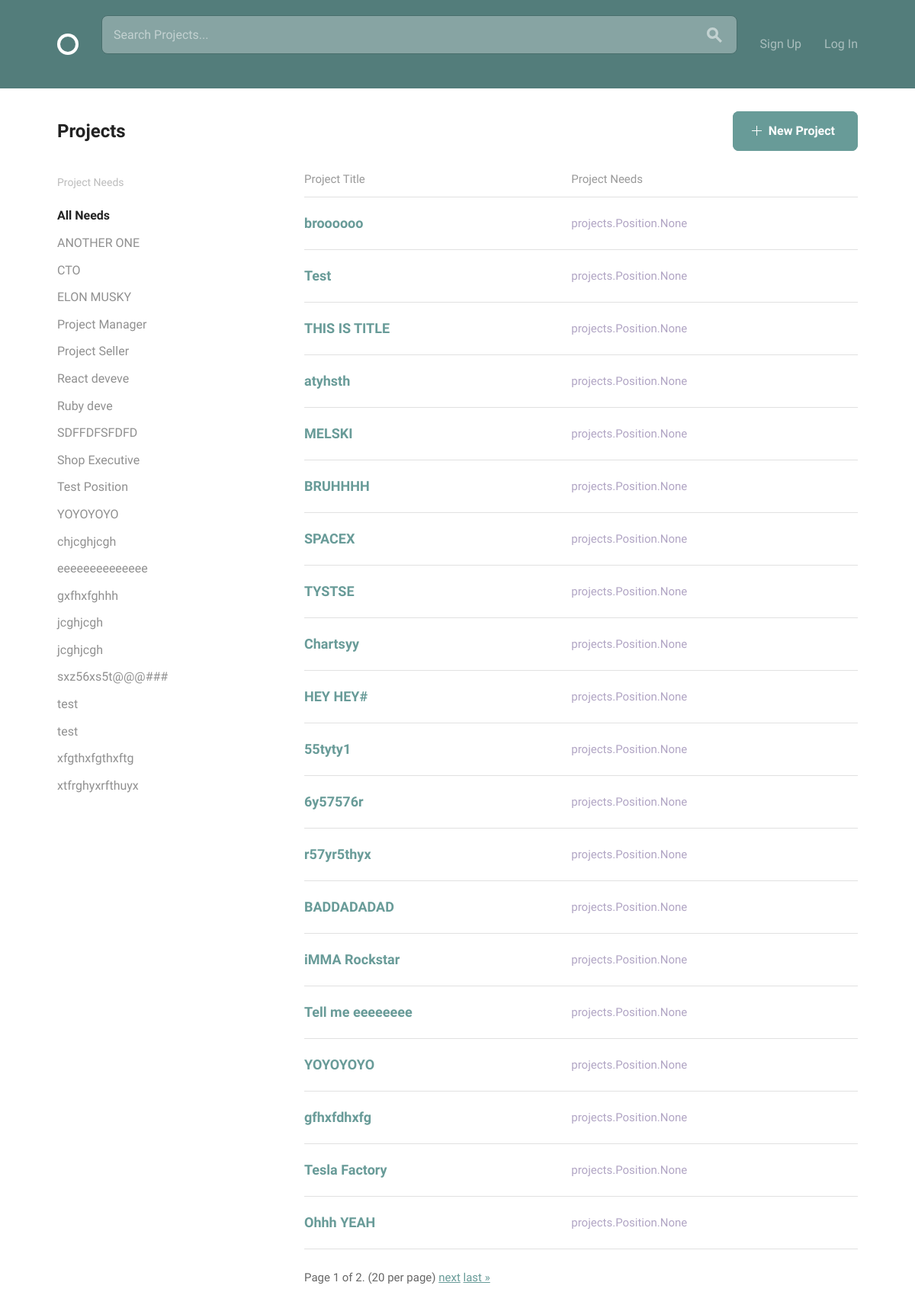
/projects/, run on the app's committed database.
### projects/models.py (models this page shows, shortened)
class Position(models.Model):
    STATUS_CHOICES = [
        ('A', 'Accepted'),
        ('R', 'Rejected'),
        ('P', 'Pending'),
        ('O', 'Open'),
    ]
    project_master = models.ForeignKey(Project, on_delete=models.CASCADE, related_name="position_set", null=True)
    position_title = models.CharField(max_length=15)
    position_description = models.CharField(max_length=150)
    skills = models.ManyToManyField('accounts.Skill')
    application_status = models.CharField(max_length=1, choices=STATUS_CHOICES, default='O')
    class Meta:
        ordering = ['position_title']

class Project(models.Model):
    owner = models.ForeignKey(settings.AUTH_USER_MODEL, on_delete=models.CASCADE, null=True)
    title = models.CharField(max_length=30)
    slug = models.SlugField(null=True)
    description = models.CharField(max_length=150)
    timeline = models.CharField(max_length=30)
    requirements = models.CharField(max_length=150)
    date_created = models.DateTimeField(default=timezone.now)
    points = models.DecimalField(max_digits=999999999, decimal_places=2, default=0, blank=True, null=True)
    positions = models.ManyToManyField('Position', related_name="projects")
    count = models.IntegerField(null=True, default=0)
    class Meta:
        ordering = ['-date_created']

### projects/views.py (the view)
# urls.py: path('', views.ProjectList.as_view(), name='projects'),
class ProjectList(ListView):
    model = Project
    template_name = "project_list.html"
    context_object_name = "projects"
    paginate_by = 20
    def get_context_data(self, **kwargs):
        context = super().get_context_data(**kwargs)
        context['now'] = timezone.now()
        context['positions_list'] = Position.objects.all()
        return context

### projects/templates/project_list.html (shortened to what this page needs)
{% extends 'layout.html' %}
{% block body_content %}
  <body>
    <div class="bounds circle--page">
      <div class="circle--page--header circle--fluid">
        <div class="circle--fluid--cell circle--fluid--primary">
          <h2>Projects</h2>
        </div>
        <div class="circle--fluid--cell circle--fluid--secondary">
          <a class="button button-primary icon-on-left"  href="{% url 'projects:project_create' %}">
            <svg version="1.1" xmlns="http://www.w3.org/2000/svg" xmlns:xlink="http://www.w3.org/1999/xlink" x="0px" y="0px" viewBox="0 0 13 13" style="enable-background:new 0 0 13 13;" xml:space="preserve" class="add">
              <polygon points="7,6 7,0 6,0 6,6 0,6 0,7 6,7 6,13 7,13 7,7 13,7 13,6 "/>
            </svg>
            New Project
          </a>
        </div>
      </div>
      <div class="grid-25">
        <div class="circle--filter circle--secondary--module">
          <h4>Project Needs</h4>
          <ul class="circle--filter--list">
            <li><a class="selected">All Needs</a></li>
            {% for position in positions_list %}
            <li><a>{{ position.position_title }}</a></li>
            {% endfor %}
          </ul>
        </div>
      </div>
      <div class="grid-70 grid-push-5">
        <table class="u-full-width circle--table">
          <thead>
            <tr>
              <th>Project Title</th>
              <th class="circle--cell--right">Project Needs</th>
            </tr>
          </thead>
          {% for project in projects %}
          <tbody>
            <tr class="clickable-row" data-href="{% url 'projects:project_details' slug=project.slug %}">
              <td>
                <h3>{{project.title}}</h3>
              </td>
              <td class="circle--cell--right">
                <span class="secondary-label">{{ project.positions }}</span>
              </td>
            </tr>
          </tbody>
          {% endfor %}
        </table>
          <div class="pagination">
              <span class="step-links">
                  <span class="current">
                      Page {{ page_obj.number }} of {{ page_obj.paginator.num_pages }}. (20 per page)
                  </span>
                  {% if page_obj.has_next %}
                      <a href="?page={{ page_obj.next_page_number }}">next</a>
                      <a href="?page={{ page_obj.paginator.num_pages }}">last &raquo;</a>
                  {% endif %}
              </span>
          </div>
      </div>
    </div>
  </body>
{% endblock %}

### data on the page
Position: position_title "ANOTHER ONE"
Position: position_title "CTO"
Position: position_title "ELON MUSKY"
Position: position_title "Project Manager"
Position: position_title "Project Seller"
Position: position_title "React deveve"
Position: position_title "Ruby deve"
Position: position_title "SDFFDFSFDFD"
Position: position_title "Shop Executive"
Position: position_title "Test Position"
Position: position_title "YOYOYOYO"
Position: position_title "chjcghjcgh"
Position: position_title "eeeeeeeeeeeeee"
Position: position_title "gxfhxfghhh"
Position: position_title "jcghjcgh"
Position: position_title "jcghjcgh"
Position: position_title "sxz56xs5t@@@###"
Position: position_title "test"
Position: position_title "test"
Position: position_title "xfgthxfgthxftg"
Position: position_title "xtfrghyxrfthuyx"
Project: title "broooooo", positions "projects.Position.None"
Project: title "Test", positions "projects.Position.None"
Project: title "THIS IS TITLE", positions "projects.Position.None"
Project: title "atyhsth", positions "projects.Position.None"
Project: title "MELSKI", positions "projects.Position.None"
Project: title "BRUHHHH", positions "projects.Position.None"
Project: title "SPACEX", positions "projects.Position.None"
Project: title "TYSTSE", positions "projects.Position.None"
Project: title "Chartsyy", positions "projects.Position.None"
Project: title "HEY HEY#", positions "projects.Position.None"
Project: title "55tyty1", positions "projects.Position.None"
Project: title "6y57576r", positions "projects.Position.None"
Project: title "r57yr5thyx", positions "projects.Position.None"
Project: title "BADDADADAD", positions "projects.Position.None"
Project: title "iMMA Rockstar", positions "projects.Position.None"
Project: title "Tell me eeeeeeee", positions "projects.Position.None"
Project: title "YOYOYOYO", positions "projects.Position.None"
Project: title "gfhxfdhxfg", positions "projects.Position.None"
Project: title "Tesla Factory", positions "projects.Position.None"
Project: title "Ohhh YEAH", positions "projects.Position.None"

### other printed values
{{ page_obj.number }} "1"
{{ page_obj.paginator.num_pages }} "2"
